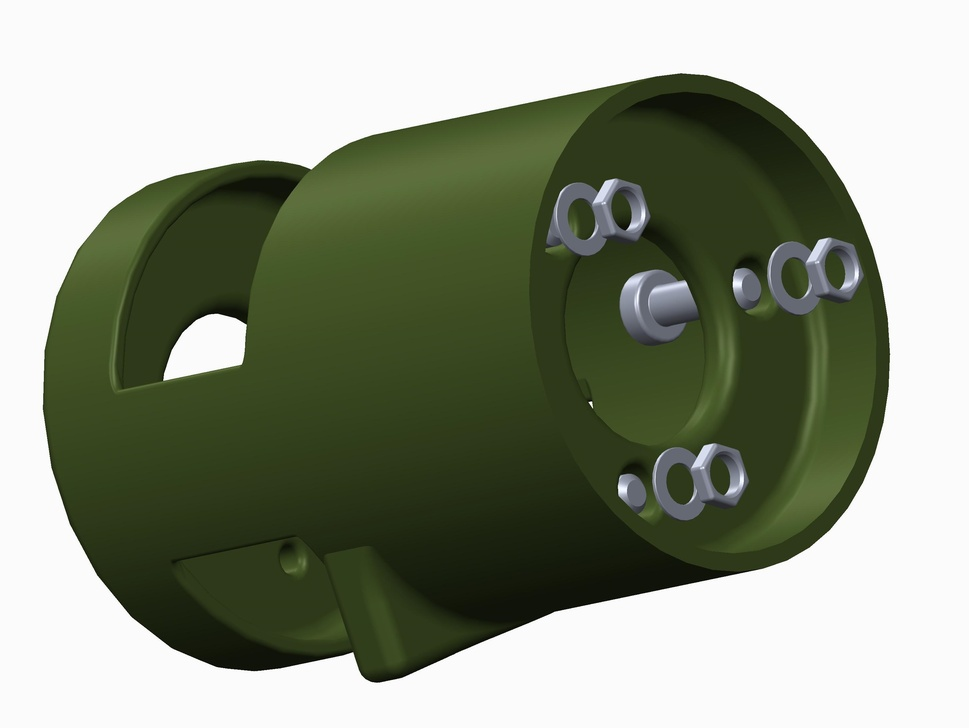
#> input picture cad/laser_support/instruction/step1.jpg, 969 x 728 px, shrunk from 2961 x 2225 before the run, given in place of the camera
$ python integrated_detect.py
#> lines starting #> are read from the running program, lines starting #| are printed output that depends on the picture; after the words box and inside, x2 and y2 are one past the last pixel; in counts of white or black regions, pixels touching at a corner belong together
import apriltag
import cv2
import sys
import numpy as np
import matplotlib.pyplot as plt
import math

def arrow_outline(img):
    dst = cv2.Canny(img, 50, 200, None, 3)

    # Copy edges to the images that will display the results in BGR
    cdst = cv2.cvtColor(dst, cv2.COLOR_GRAY2BGR)
    cdstP = np.copy(cdst)

    linesP = cv2.HoughLinesP(dst, 1, np.pi / 180, 50, None, 50, 10) #probabilistic line transform
    final_pts = []

    if linesP is not None:
        for i in range(0, len(linesP)):
            l = linesP[i][0]

            thresh = 30

            if abs(l[1]-l[3]) < thresh: # aka vertical line
                pass
            elif abs(l[0]-l[2]) < thresh: # aka horizontal line
                pass
            else:
                start_pt = (l[0], l[1])
                end_pt = (l[2], l[3])
                final_pts.append(start_pt)
                final_pts.append(end_pt)
                cv2.line(img, start_pt, end_pt, (0,0,255), 3, cv2.LINE_AA)

    return img, final_pts


def arrow_direc(img, arrow_pts):

    if not arrow_pts:
        return 'NONE'

    else:
        arrow_coords = np.ravel(arrow_pts)
        x_list = arrow_coords[::2]
        y_list = arrow_coords[1::2]

        xmax = np.max(x_list)
        xmin = np.min(x_list)
        ymax = np.max(y_list)
        ymin = np.min(y_list)

        if (xmin, ymax) in arrow_pts:
            return 'RIGHT'

        else:
            return 'LEFT'

def blue_detec(imageFrame):
    # Convert the imageFrame in
    # BGR(RGB color space) to
    # HSV(hue-saturation-value)
    # color space
    blur_val = 11 # should be positive and odd
    imageFrame = cv2.GaussianBlur(imageFrame, (blur_val,blur_val), 0)
    hsvFrame = cv2.cvtColor(imageFrame, cv2.COLOR_BGR2HSV)

    # Set range for blue color and
    # define mask
    blue_lower = np.array([94, 80, 2], np.uint8)
    blue_upper = np.array([120, 255, 255], np.uint8)
    blue_mask = cv2.inRange(hsvFrame, blue_lower, blue_upper)

    # Morphological Transform, Dilation
    # for each color and bitwise_and operator
    # between imageFrame and mask determines
    # to detect only that particular color
    kernel = np.ones((5, 5), "uint8")

    # For blue color
    blue_mask = cv2.dilate(blue_mask, kernel)
    res_blue = cv2.bitwise_and(imageFrame, imageFrame,
                               mask = blue_mask)


    # Creating contour to track blue color
    contours, hierarchy = cv2.findContours(blue_mask,
                                           cv2.RETR_TREE,
                                           cv2.CHAIN_APPROX_SIMPLE)[-2:]
    box_dims = []
    for pic, contour in enumerate(contours):
        area = cv2.contourArea(contour)
        if(area > 1000):
            x, y, w, h = cv2.boundingRect(contour)
            imageFrame = cv2.rectangle(imageFrame, (x, y),
                                       (x + w, y + h),
                                       (255, 0, 0), 2)
            box_dims.append((x, y, w, h))

    return imageFrame, box_dims


def aprildec(image):
    gray = cv2.cvtColor(image, cv2.COLOR_BGR2GRAY)
    print("[INFO] detecting AprilTags...")
    options = apriltag.DetectorOptions(families="tag36h11")
    detector = apriltag.Detector(options)
    results = detector.detect(gray)
    print("[INFO] {} total AprilTags detected".format(len(results)))

    for r in results:
        # extract the bounding box (x, y)-coordinates for the AprilTag
        # and convert each of the (x, y)-coordinate pairs to integers
        (ptA, ptB, ptC, ptD) = r.corners
        ptB = (int(ptB[0]), int(ptB[1]))
        ptC = (int(ptC[0]), int(ptC[1]))
        ptD = (int(ptD[0]), int(ptD[1]))
        ptA = (int(ptA[0]), int(ptA[1]))
        # draw the bounding box of the AprilTag detection
        cv2.line(image, ptA, ptB, (0, 255, 0), 2)
        cv2.line(image, ptB, ptC, (0, 255, 0), 2)
        cv2.line(image, ptC, ptD, (0, 255, 0), 2)
        cv2.line(image, ptD, ptA, (0, 255, 0), 2)
        # draw the center (x, y)-coordinates of the AprilTag
        (cX, cY) = (int(r.center[0]), int(r.center[1]))
        cv2.circle(image, (cX, cY), 5, (0, 0, 255), -1)
        # draw the tag family on the image
        tagFamily = r.tag_family.decode("utf-8")
        cv2.putText(image, tagFamily, (ptA[0], ptA[1] - 15),cv2.FONT_HERSHEY_SIMPLEX, 0.5, (0, 255, 0), 2)
        print("[INFO] tag family: {}".format(tagFamily))

def main():
    cap = cv2.VideoCapture(2)

    # Check if the webcam is opened correctly
    if not cap.isOpened():
        raise IOError("Cannot open webcam")

    while True:
        ret, frame = cap.read()
#> frame is the input picture: shape (728, 969, 3); mean B, G, R 131.8, 149.3, 142.6

        # Arrow detection
        blue_area, blue_bbox_dims = blue_detec(frame)
#> in blue_detec, `contours, hierarchy = cv2.findContours(blue_mask, cv2.RETR_TREE, cv2.C..`: contours = []
#> blue_bbox_dims = []

        if len(blue_bbox_dims) != 0:
            blue = True
        else:
            blue = False

        arrow_finding, arrow_pts = arrow_outline(frame)
#> in arrow_outline, `dst = cv2.Canny(img, 50, 200, None, 3)`:
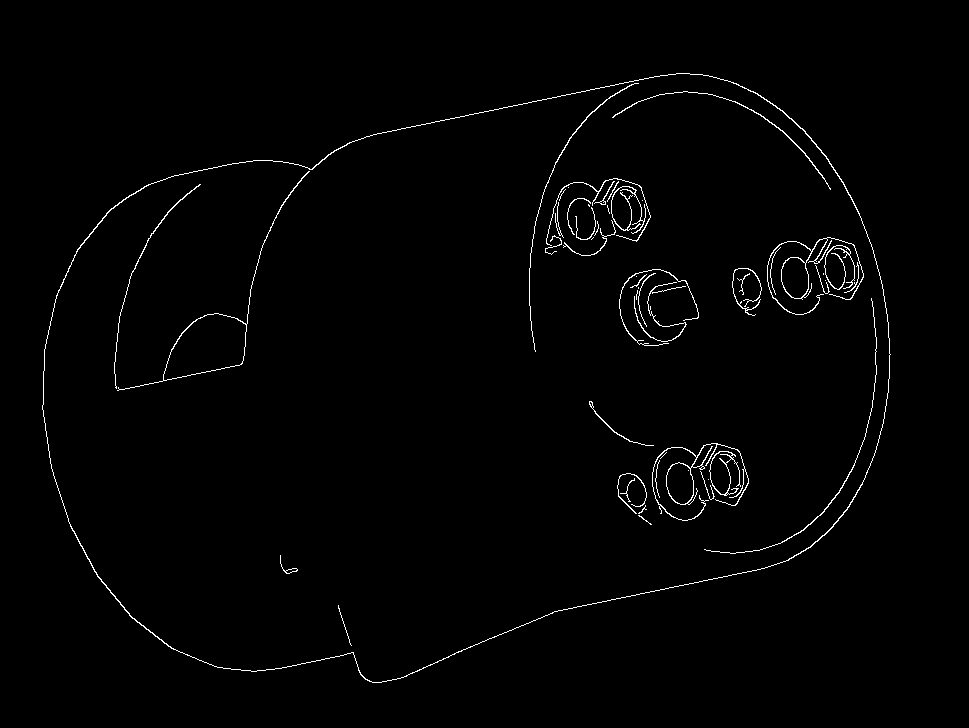
#> dst: shape (728, 969); 1.2% white in thin lines or dots, all inside (x1, y1, x2, y2) = (42, 73, 891, 683)
#> in arrow_outline, `linesP = cv2.HoughLinesP(dst, 1, np.pi / 180, 50, None, 50, 10)`: linesP = 17 rows, first 6: [420, 125, 655, 76], [118, 390, 241, 364], [366, 136, 542, 99], [550, 613, 773, 565], [412, 672, 558, 610], [171, 176, 253, 160]
#> the loop in arrow_outline, `for i in range(0, len(linesP)):` made 17 passes
#> after the loop in arrow_outline, `for i in range(0, len(linesP)):`:
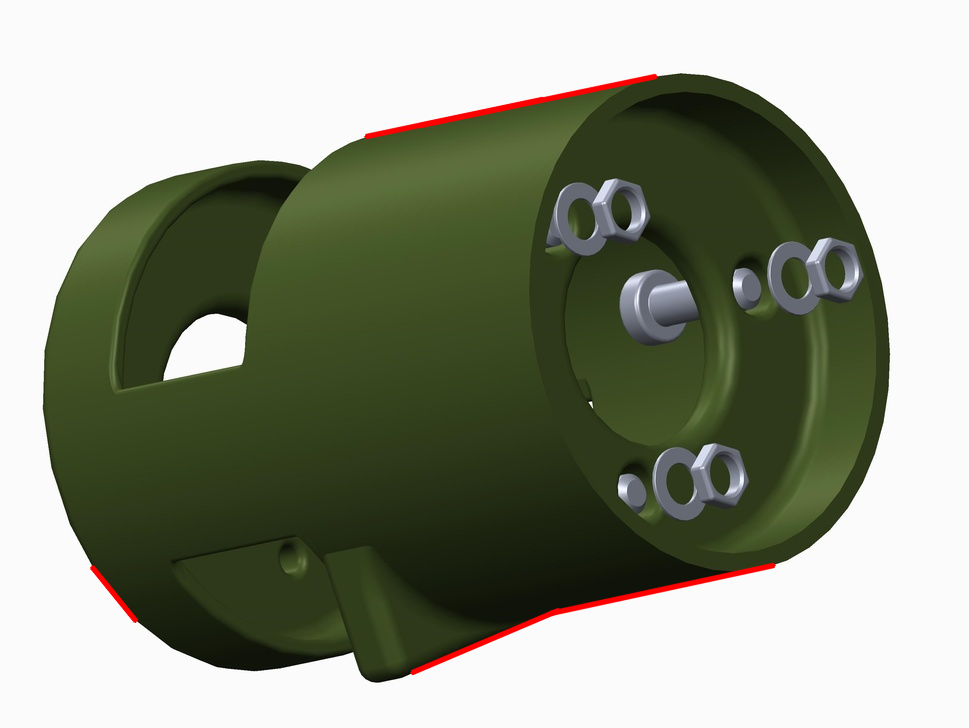
#> img: shape (728, 969, 3); 0.74% of pixels changed, all inside (x1, y1, x2, y2) = (89, 73, 777, 676)
#> after the loop in arrow_outline, `for i in range(0, len(linesP)):`: final_pts = [(420, 125), (655, 76), (366, 136), (542, 99), (550, 613), (773, 565), (412, 672), (558, 610), (92, 567), (135, 620)]
#> arrow_pts has the same summary as final_pts in arrow_outline
        direc = arrow_direc(arrow_finding, arrow_pts)
#> in arrow_direc, `arrow_coords = np.ravel(arrow_pts)`: arrow_coords = 20 values, max 773 at index 10, min 76 at index 3, mean 429.3
#> in arrow_direc, `x_list = arrow_coords[::2]`: x_list = [420, 655, 366, 542, 550, 773, 412, 558, 92, 135]
#> in arrow_direc, `y_list = arrow_coords[1::2]`: y_list = [125, 76, 136, 99, 613, 565, 672, 610, 567, 620]
#> in arrow_direc, `xmax = np.max(x_list)`: xmax = 773
#> in arrow_direc, `xmin = np.min(x_list)`: xmin = 92
#> in arrow_direc, `ymax = np.max(y_list)`: ymax = 672
#> in arrow_direc, `ymin = np.min(y_list)`: ymin = 76
#> direc = 'LEFT'

        org = (50, 50)
        if blue is True and direc !='NONE' and direc !='IDK':
            cv2.putText(arrow_finding, direc, org, cv2.FONT_HERSHEY_SIMPLEX, fontScale = 1,color = (0, 0, 0),
                        thickness = 2 )

        # Apriltag detection
        taginfo = aprildec(frame) #returing nothing at the moment
#> in aprildec, `gray = cv2.cvtColor(image, cv2.COLOR_BGR2GRAY)`:
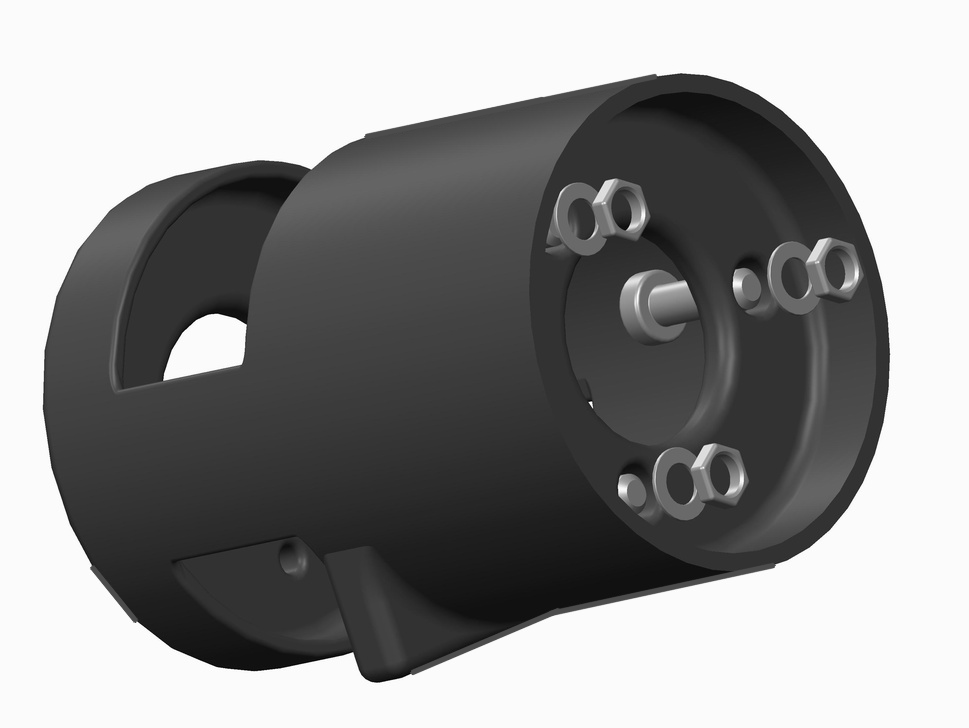
#> gray: shape (728, 969); min 1, max 255, mean 144.9

        # Show camera feed
        cv2.imshow('Annotated Feed', frame)

        c = cv2.waitKey(1) # adds delay in feed so we can read
        if c == 27: # this is the esc key
            break

    cap.release()
    cv2.destroyAllWindows()

if __name__ == "__main__":
    main()
#> (the call stopped at in aprildec, `options = apriltag.DetectorOptions(families="tag36h11")`: apriltag is not available in this run)

$ run again, on cad/laser_support/instruction/step2.jpg
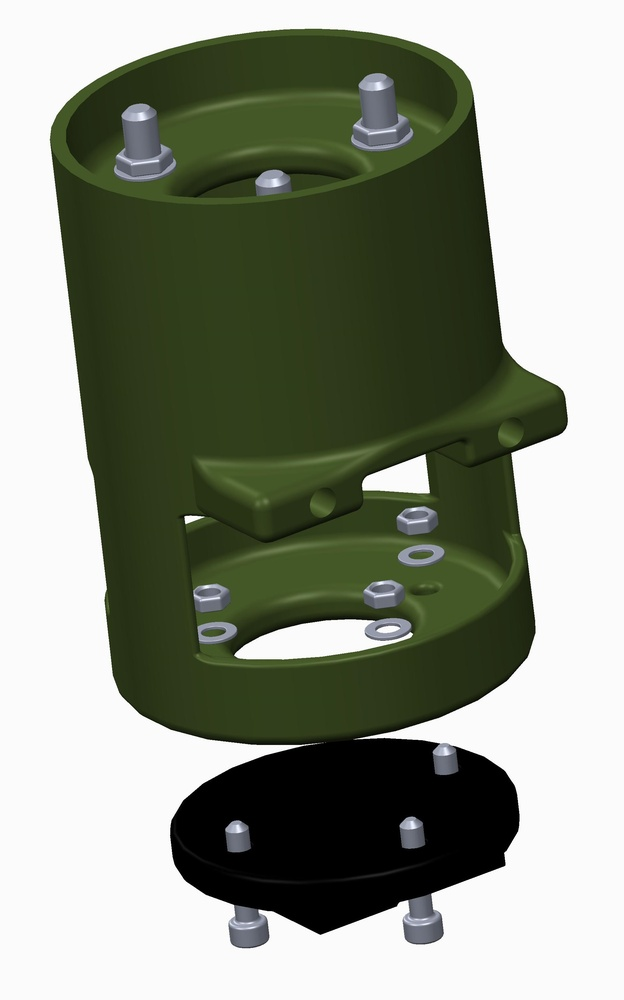
#> input picture cad/laser_support/instruction/step2.jpg, 624 x 1000 px, shrunk from 1953 x 3129 before the run, given in place of the camera
#> in main, frame is the input picture: shape (1000, 624, 3); mean B, G, R 131, 145.3, 139.6
#> hsvFrame: shape (1000, 624, 3); mean H, S, V 22.8, 61, 145.6
#> in blue_detec, `blue_mask = cv2.dilate(blue_mask, kernel)`:
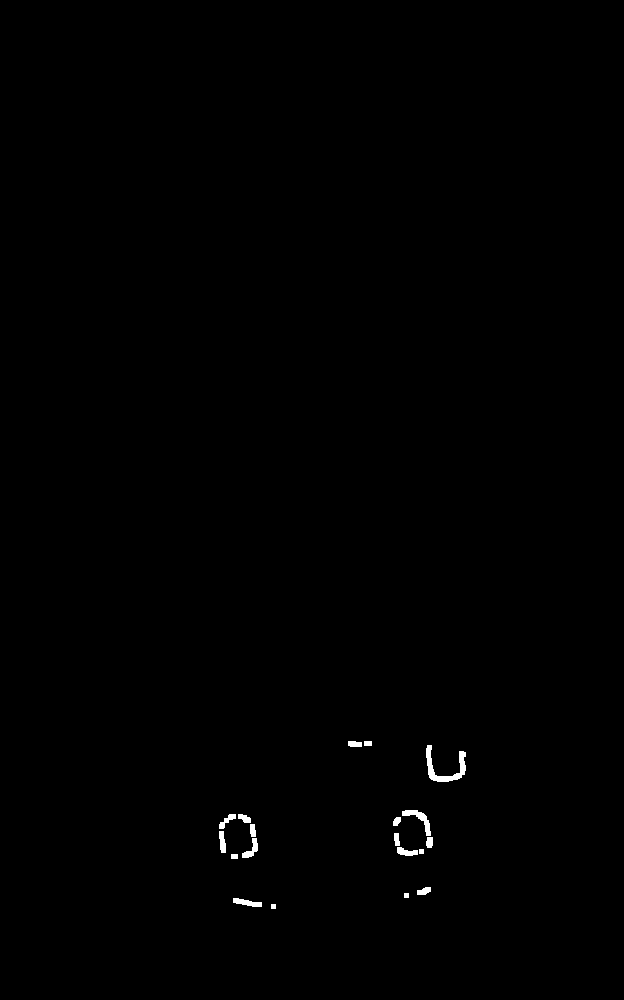
#> blue_mask: shape (1000, 624); 0.32% white; 19 white regions
#> contours = 19 contours, 3 with area under 20; largest, box (x1, y1, x2, y2) and area: (426, 745, 466, 782) 392, (402, 810, 431, 836) 188, (233, 898, 262, 907) 119, (242, 838, 258, 858) 112, (397, 847, 418, 856) 97
#> the loop in blue_detec, `for pic, contour in enumerate(contours):` made 19 passes
#> area on passes 2, 4, 7, 8, 9, 10, 11, 12: 119, 64, 97, 112, 53.5, 48, 91, 52
#> after the loop in blue_detec, `for pic, contour in enumerate(contours):`: box_dims = []
#> dst: shape (1000, 624); 1.6% white in thin lines or dots, all inside (x1, y1, x2, y2) = (49, 28, 568, 949)
#> linesP = 26 rows, first 6: [471, 84, 503, 345], [49, 139, 81, 401], [57, 207, 88, 461], [91, 468, 109, 614], [320, 934, 394, 907], [193, 589, 200, 661]
#> the loop in arrow_outline, `for i in range(0, len(linesP)):` made 26 passes
#> (start_pt, end_pt) on passes 1, 2, 3, 12, 14, 18: ((471, 84), (503, 345)), ((49, 139), (81, 401)), ((57, 207), (88, 461)), ((396, 905), (505, 865)), ((365, 476), (466, 439)), ((270, 542), (361, 507))
#> after the loop in arrow_outline, `for i in range(0, len(linesP)):`: final_pts = [(471, 84), (503, 345), (49, 139), (81, 401), (57, 207), (88, 461), (396, 905), (505, 865), (365, 476), (466, 439), (270, 542), (361, 507)]
#> arrow_pts has the same summary as final_pts in arrow_outline
#> arrow_coords = 24 values, max 905 at index 13, min 49 at index 4, mean 374.3
#> x_list = [471, 503, 49, 81, 57, 88, 396, 505, 365, 466, 270, 361]
#> y_list = [84, 345, 139, 401, 207, 461, 905, 865, 476, 439, 542, 507]
#> xmax = 505
#> xmin = 49
#> ymax = 905
#> ymin = 84
#> direc = 'LEFT'
#> in aprildec, `gray = cv2.cvtColor(image, cv2.COLOR_BGR2GRAY)`:
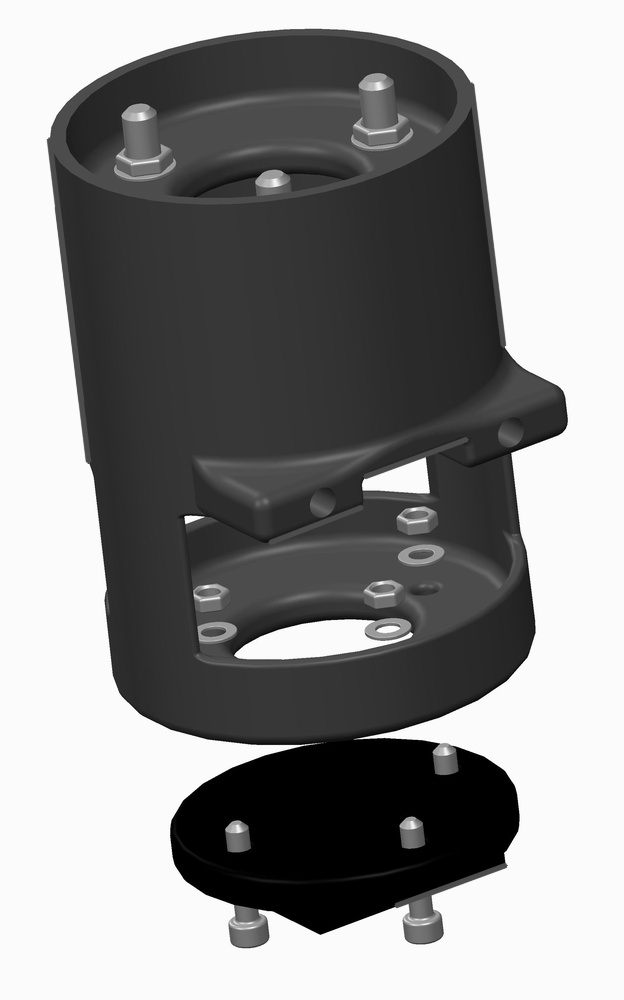
#> gray: shape (1000, 624); min 0, max 255, mean 141.5
